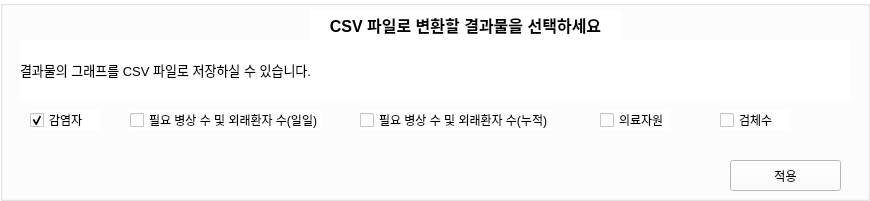
   <widget class="QWidget" name="csvWidget" native="true">
    <property name="geometry">
     <rect>
      <x>20</x>
      <y>190</y>
      <width>870</width>
      <height>201</height>
     </rect>
    </property>
    <property name="autoFillBackground">
     <bool>false</bool>
    </property>
    <property name="styleSheet">
     <string notr="true">background-color:white; font-family:'맑은 고딕';</string>
    </property>
    <widget class="QGroupBox" name="groupBox_4">
     <property name="geometry">
      <rect>
       <x>0</x>
       <y>0</y>
       <width>870</width>
       <height>201</height>
      </rect>
     </property>
     <property name="autoFillBackground">
      <bool>false</bool>
     </property>
     <property name="styleSheet">
      <string notr="true"/>
     </property>
     <property name="title">
      <string/>
     </property>
     <widget class="QLabel" name="label_11">
      <property name="geometry">
       <rect>
        <x>20</x>
        <y>40</y>
        <width>831</width>
        <height>61</height>
       </rect>
      </property>
      <property name="text">
       <string>&lt;html&gt;&lt;head/&gt;&lt;body&gt;&lt;p&gt;&lt;span style=&quot; font-size:10pt;&quot;&gt;결과물의 그래프를 CSV 파일로 저장하실 수 있습니다. &lt;/span&gt;&lt;/p&gt;&lt;/body&gt;&lt;/html&gt;</string>
      </property>
      <property name="scaledContents">
       <bool>false</bool>
      </property>
      <property name="wordWrap">
       <bool>true</bool>
      </property>
     </widget>
     <widget class="QLabel" name="label_12">
      <property name="geometry">
       <rect>
        <x>310</x>
        <y>10</y>
        <width>311</width>
        <height>31</height>
       </rect>
      </property>
      <property name="text">
       <string>&lt;html&gt;&lt;head/&gt;&lt;body&gt;&lt;p align=&quot;center&quot;&gt;&lt;span style=&quot; font-size:12pt; font-weight:600;&quot;&gt;CSV 파일로 변환할 결과물을 선택하세요&lt;/span&gt;&lt;/p&gt;&lt;/body&gt;&lt;/html&gt;</string>
      </property>
     </widget>
     <widget class="QPushButton" name="csvSubmit">
      <property name="geometry">
       <rect>
        <x>730</x>
        <y>160</y>
        <width>111</width>
        <height>31</height>
       </rect>
      </property>
      <property name="text">
       <string>적용</string>
      </property>
     </widget>
     <widget class="QCheckBox" name="checkBox_6">
      <property name="geometry">
       <rect>
        <x>30</x>
        <y>110</y>
        <width>70</width>
        <height>20</height>
       </rect>
      </property>
      <property name="text">
       <string>감염자</string>
      </property>
      <property name="checked">
       <bool>true</bool>
      </property>
      <property name="autoRepeat">
       <bool>true</bool>
      </property>
      <property name="autoExclusive">
       <bool>false</bool>
      </property>
      <attribute name="buttonGroup">
       <string notr="true">buttonGroup_3</string>
      </attribute>
     </widget>
     <widget class="QCheckBox" name="checkBox_7">
      <property name="geometry">
       <rect>
        <x>130</x>
        <y>110</y>
        <width>191</width>
        <height>20</height>
       </rect>
      </property>
      <property name="text">
       <string>필요 병상 수 및 외래환자 수(일일)</string>
      </property>
      <property name="checked">
       <bool>false</bool>
      </property>
      <property name="autoRepeat">
       <bool>true</bool>
      </property>
      <property name="autoExclusive">
       <bool>false</bool>
      </property>
      <attribute name="buttonGroup">
       <string notr="true">buttonGroup_3</string>
      </attribute>
     </widget>
     <widget class="QCheckBox" name="checkBox_8">
      <property name="geometry">
       <rect>
        <x>600</x>
        <y>110</y>
        <width>70</width>
        <height>20</height>
       </rect>
      </property>
      <property name="text">
       <string>의료자원</string>
      </property>
      <attribute name="buttonGroup">
       <string notr="true">buttonGroup_3</string>
      </attribute>
     </widget>
     <widget class="QCheckBox" name="checkBox_11">
      <property name="geometry">
       <rect>
        <x>360</x>
        <y>110</y>
        <width>191</width>
        <height>20</height>
       </rect>
      </property>
      <property name="text">
       <string>필요 병상 수 및 외래환자 수(누적)</string>
      </property>
      <attribute name="buttonGroup">
       <string notr="true">buttonGroup_3</string>
      </attribute>
     </widget>
     <widget class="QCheckBox" name="checkBox_9">
      <property name="geometry">
       <rect>
        <x>720</x>
        <y>110</y>
        <width>70</width>
        <height>20</height>
       </rect>
      </property>
      <property name="text">
       <string>검체수</string>
      </property>
      <attribute name="buttonGroup">
       <string notr="true">buttonGroup_3</string>
      </attribute>
     </widget>
    </widget>
   </widget>
